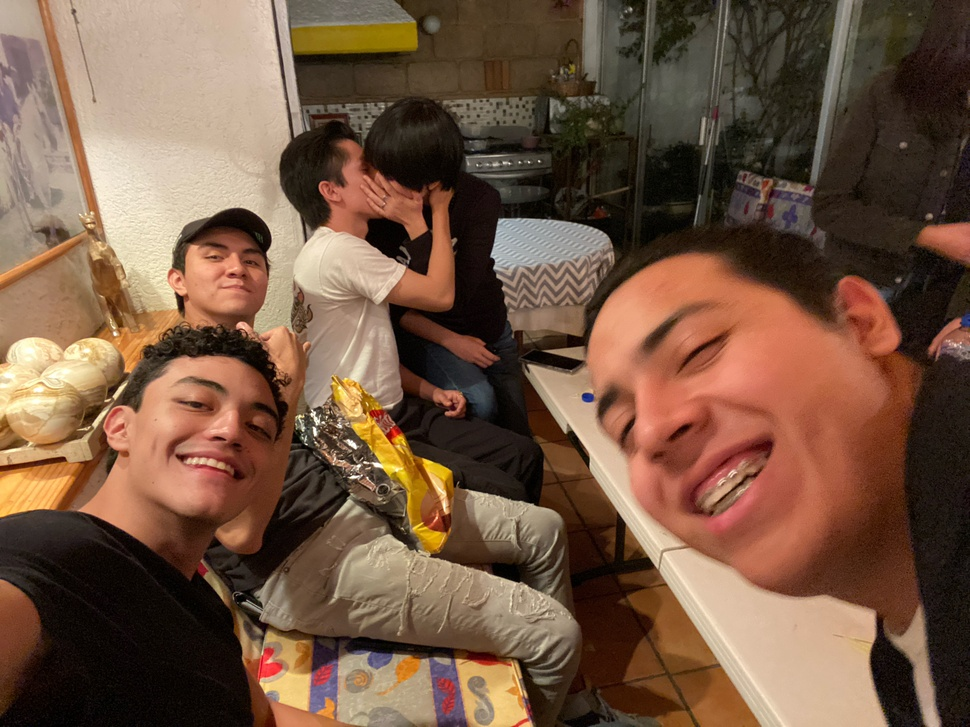
#> input picture Image_Processing/2-Parcial/logaritmic_transformations/IMG_7863_Original.JPG, 970 x 727 px, shrunk from 4032 x 3024 before the run
$ jupyter execute historgram_color.ipynb
#> lines starting #> are read from the running program, lines starting #| are printed output that depends on the picture
[cell 1]
import matplotlib.pyplot as plt
import numpy as np
import cv2 as cv

[cell 2]
# Cargar la imagen
imagen = cv.imread("./IMG_7863_Original.JPG", 0)
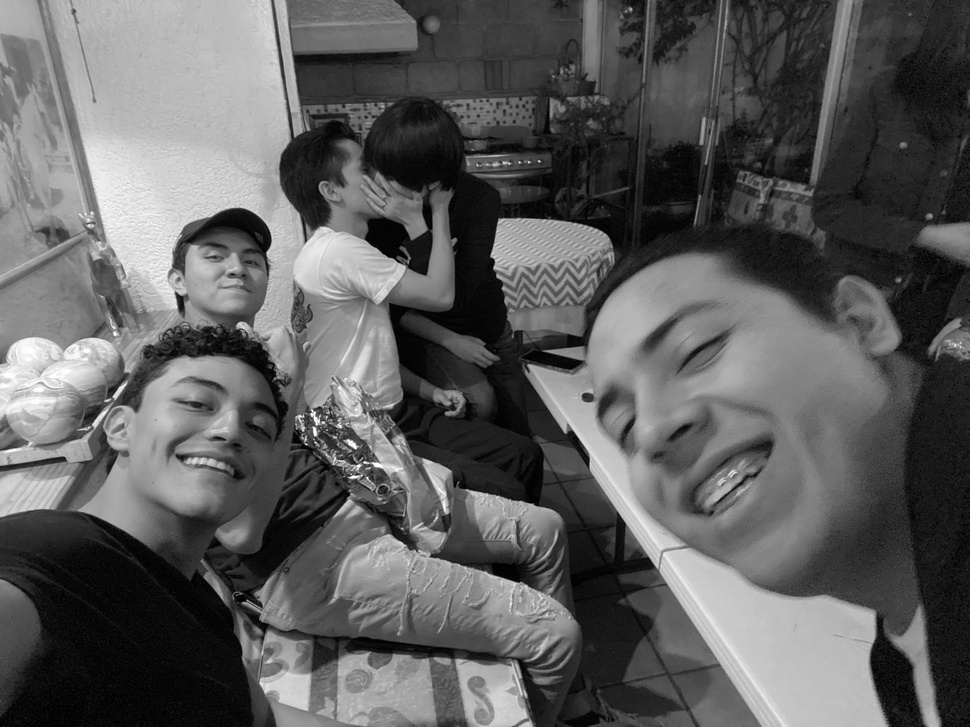
#> imagen: shape (727, 970); min 0, max 255, mean 93.6

[cell 3]
# Mostrar Imagen en gris
plt.imshow(imagen, "gray")

[cell 4]
histograma = cv.calcHist([imagen], [0], None, [256], (0,255))
#> histograma = 256 values, max 6627 at index 8, min 0 at index 255, mean 2754.4

[cell 5]
#plt
plt.subplot(1, 2, 1)
plt.title("Chicky")
plt.imshow(imagen, "gray")
plt.axis("off")


plt.subplot(1, 2, 2)
plt.title("Histograma")
plt.plot(histograma)
#caption
plt.xlabel("Cantidad de pixeles entre 0 y 255")

plt.tight_layout()
#> figure, not shown here; panel 2: curve peaks at x = 8, y = 6627

## Histograma a Color

[cell 6]
img = cv.imread("./IMG_7863_Original.JPG",)
#> img is the input picture: shape (727, 970, 3); mean B, G, R 67, 87.1, 116.5
#rgb
img = cv.cvtColor(img, cv.COLOR_BGR2RGB)

[cell 7]
 #show image rgb

plt.imshow(img)
plt.axis("off")

[cell 8]
r, g, b = cv.split(img)
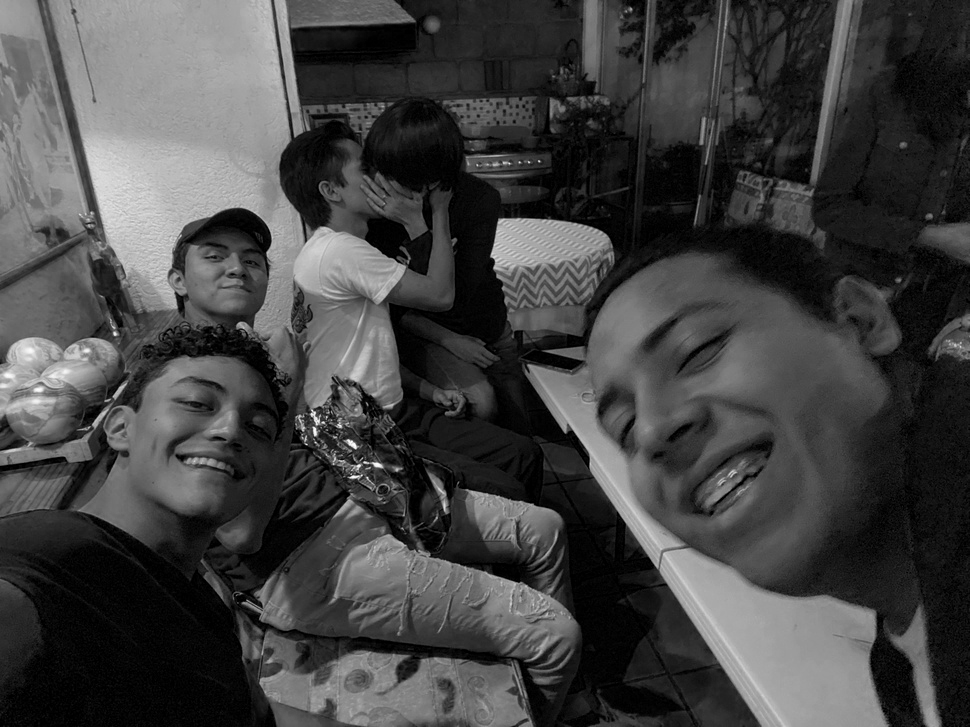
#> b: shape (727, 970); min 0, max 255, mean 67

[cell 9]
histograma_r = cv.calcHist([r], [0], None, [256],(0, 255))
#> histograma_r = 256 values, max 5139 at index 12, min 0 at index 255, mean 2743.5
histograma_g = cv.calcHist([g], [0], None, [256],(0, 255))
#> histograma_g = 256 values, max 7149 at index 7, min 0 at index 255, mean 2753.8
histograma_b = cv.calcHist([b], [0], None, [256],(0, 255))
#> histograma_b = 256 values, max 18647 at index 0, min 0 at index 255, mean 2754.6

plt.subplot(1, 3, 1)
plt.plot(histograma_r, "r")
plt.title("R")

plt.subplot(1, 3, 2)
plt.plot(histograma_g, "g")
plt.title("G")

plt.subplot(1, 3, 3)
plt.plot(histograma_b, "b")
plt.title("B")

plt.tight_layout()
#> figure, not shown here; panel 1: curve peaks at x = 12, y = 5139; panel 2: curve peaks at x = 7, y = 7149; panel 3: curve peaks at x = 0, y = 18647

[cell 10]
# plot them in a single plot
plt.plot(histograma_r, color='r')
plt.plot(histograma_g, color='g')
plt.plot(histograma_b, color='b')
plt.title("Histograma RGB")
#> figure, not shown here; curve peaks at x = 12, y = 5139; curve peaks at x = 7, y = 7149; curve peaks at x = 0, y = 18647

[cell 11]
# converet, separate, equalize y, merge, converto to rgb
img_ycrb=cv.cvtColor(img, cv.COLOR_RGB2YCrCb,img)
#> img_ycrb: shape (727, 970, 3); mean of channels 0, 1, 2 93.6, 144.3, 113
y, cr, cb= cv.split(img_ycrb)
y=cv.equalizeHist(y)
img_ycrb=cv.merge([y, cr, cb])
#> img_ycrb: shape (727, 970, 3); mean of channels 0, 1, 2 128.1, 144.3, 113
img_ycrb=cv.cvtColor(img_ycrb, cv.COLOR_YCrCb2RGB)
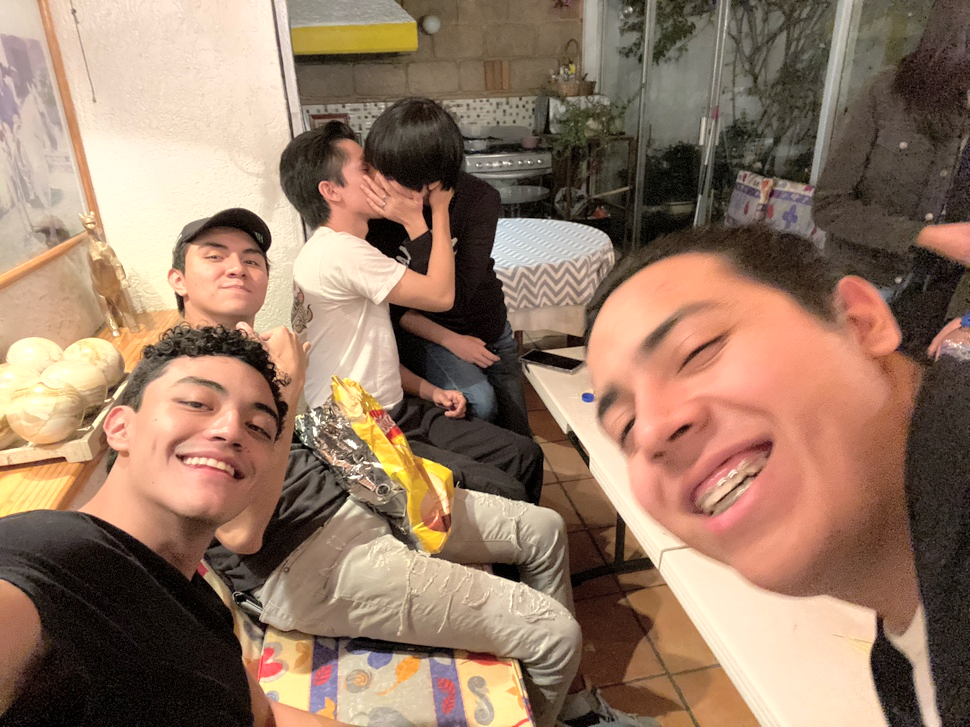
#> img_ycrb: shape (727, 970, 3); mean R, G, B 149.6, 121.6, 101.5

#plot both images side by side
plt.subplot(1, 2, 1)
img = cv.cvtColor(cv.imread("./IMG_7863_Original.JPG",), cv.COLOR_BGR2RGB)
plt.imshow(img)
plt.title("Original")
plt.axis("off")

plt.subplot(1, 2, 2)
plt.imshow(img_ycrb)
plt.title("Ecualizada")
plt.axis("off")
plt.show()

[cell 12]
# do the same but with cv.COLOR_RGB2HLS
img_hls=cv.cvtColor(img, cv.COLOR_RGB2HLS,img)
#> img_hls: shape (727, 970, 3); mean of channels 0, 1, 2 17.3, 91.8, 106.4
h, l, s= cv.split(img_hls)
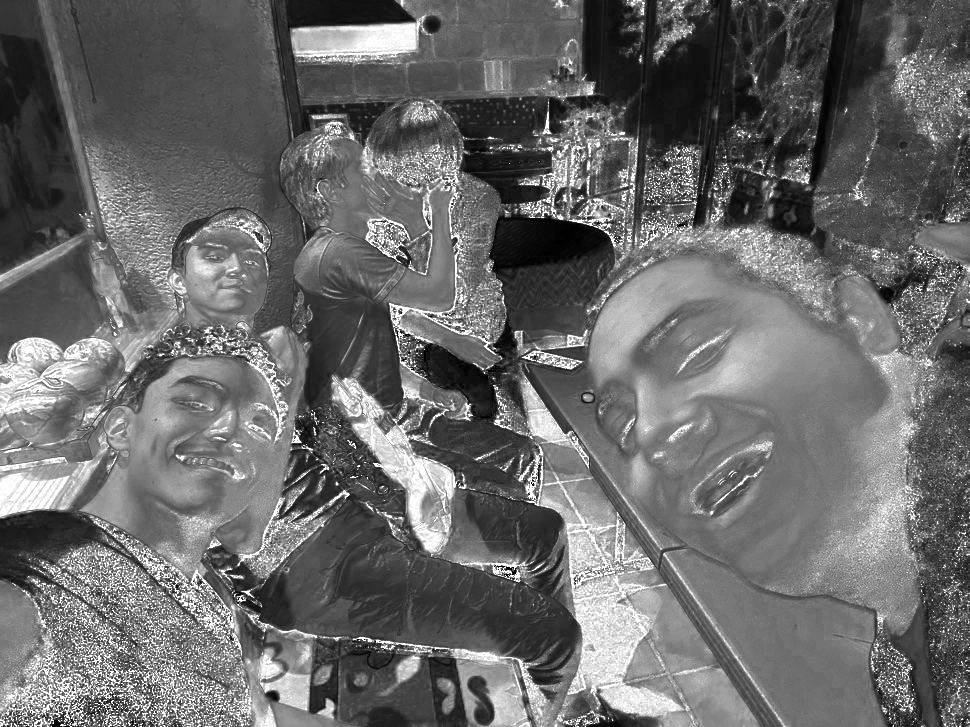
#> s: shape (727, 970); min 0, max 255, mean 106.4
h=cv.equalizeHist(h)
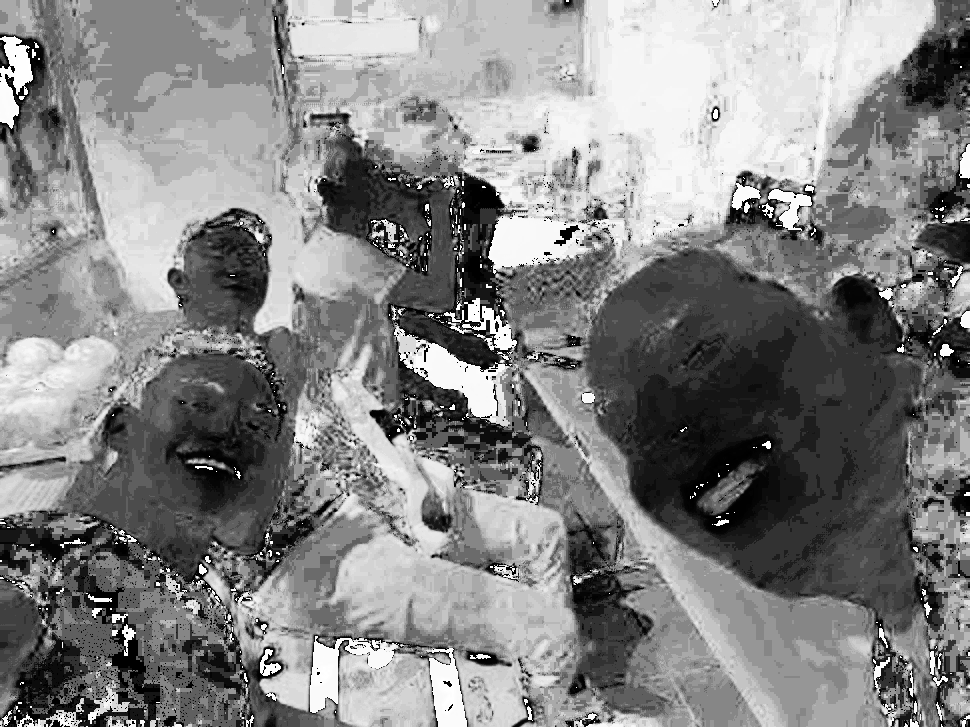
#> h: shape (727, 970); min 0, max 255, mean 132.6
img_hls=cv.merge([h, l, s])
#> img_hls: shape (727, 970, 3); mean of channels 0, 1, 2 132.6, 91.8, 106.4
img_hls=cv.cvtColor(img_hls, cv.COLOR_HLS2RGB)
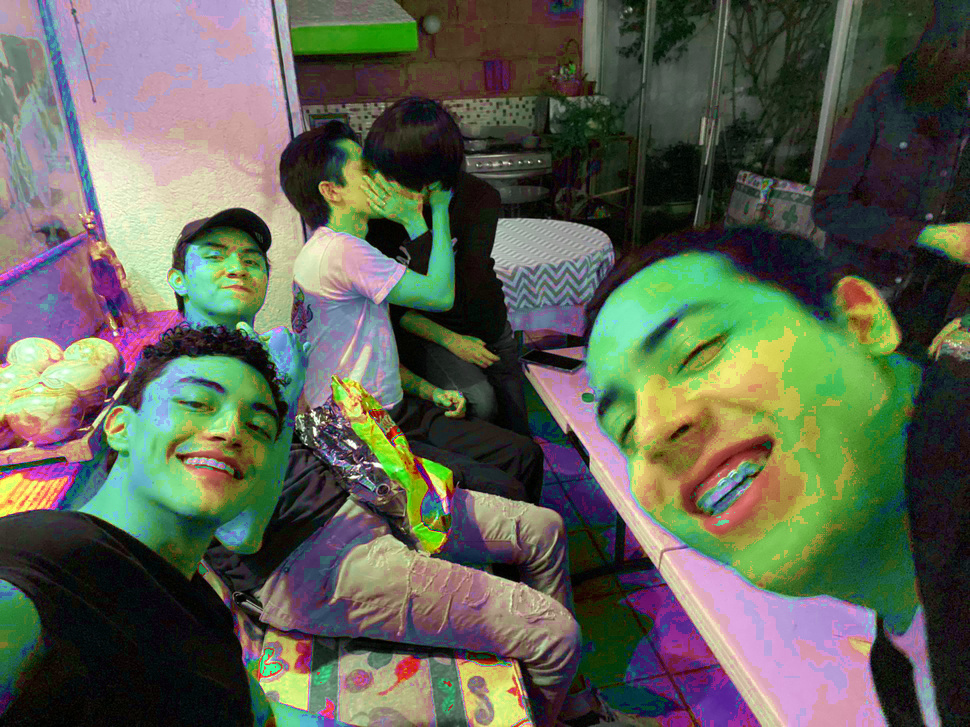
#> img_hls: shape (727, 970, 3); mean R, G, B 94.4, 98, 83.6

#plot both images side by side
plt.subplot(1, 2, 1)
img = cv.cvtColor(cv.imread("./IMG_7863_Original.JPG",), cv.COLOR_BGR2RGB)
plt.imshow(img)
plt.title("Original")
plt.axis("off")


plt.subplot(1, 2, 2)
plt.imshow(img_hls)
plt.title("Ecualizada")
plt.axis("off")

plt.show()

$ run again, with Image_Processing/2-Parcial/logaritmic_transformations/chicky_512.png saved as Image_Processing/2-Parcial/logaritmic_transformations/IMG_7863_Original.JPG
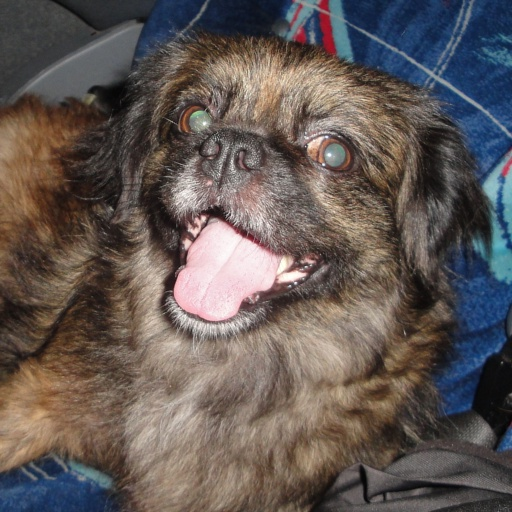
#> input picture Image_Processing/2-Parcial/logaritmic_transformations/chicky_512.png, 512 x 512 px
#> histograma = 256 values, max 2931 at index 57, min 0 at index 0, mean 1024
#> img is the input picture: shape (512, 512, 3); mean B, G, R 85.7, 89.1, 98.5
#> `r, g, b = cv.split(img)`:
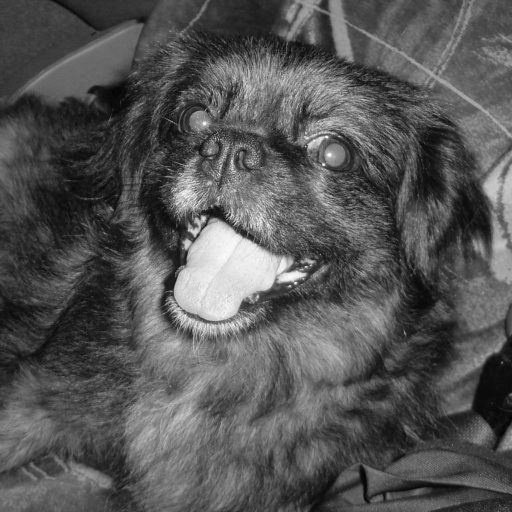
#> b: shape (512, 512); min 1, max 255, mean 85.7
#> histograma_r = 256 values, max 2093 at index 97, min 0 at index 0, mean 1023.1
#> histograma_g = 256 values, max 3021 at index 59, min 0 at index 0, mean 1023.9
#> histograma_b = 256 values, max 2739 at index 60, min 0 at index 0, mean 1024
#> `img_hls=cv.cvtColor(img_hls, cv.COLOR_HLS2RGB)`:
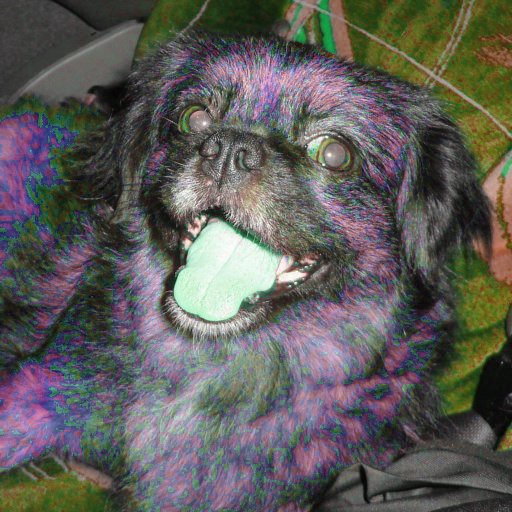
#> img_hls: shape (512, 512, 3); mean R, G, B 94, 92.8, 89.3
